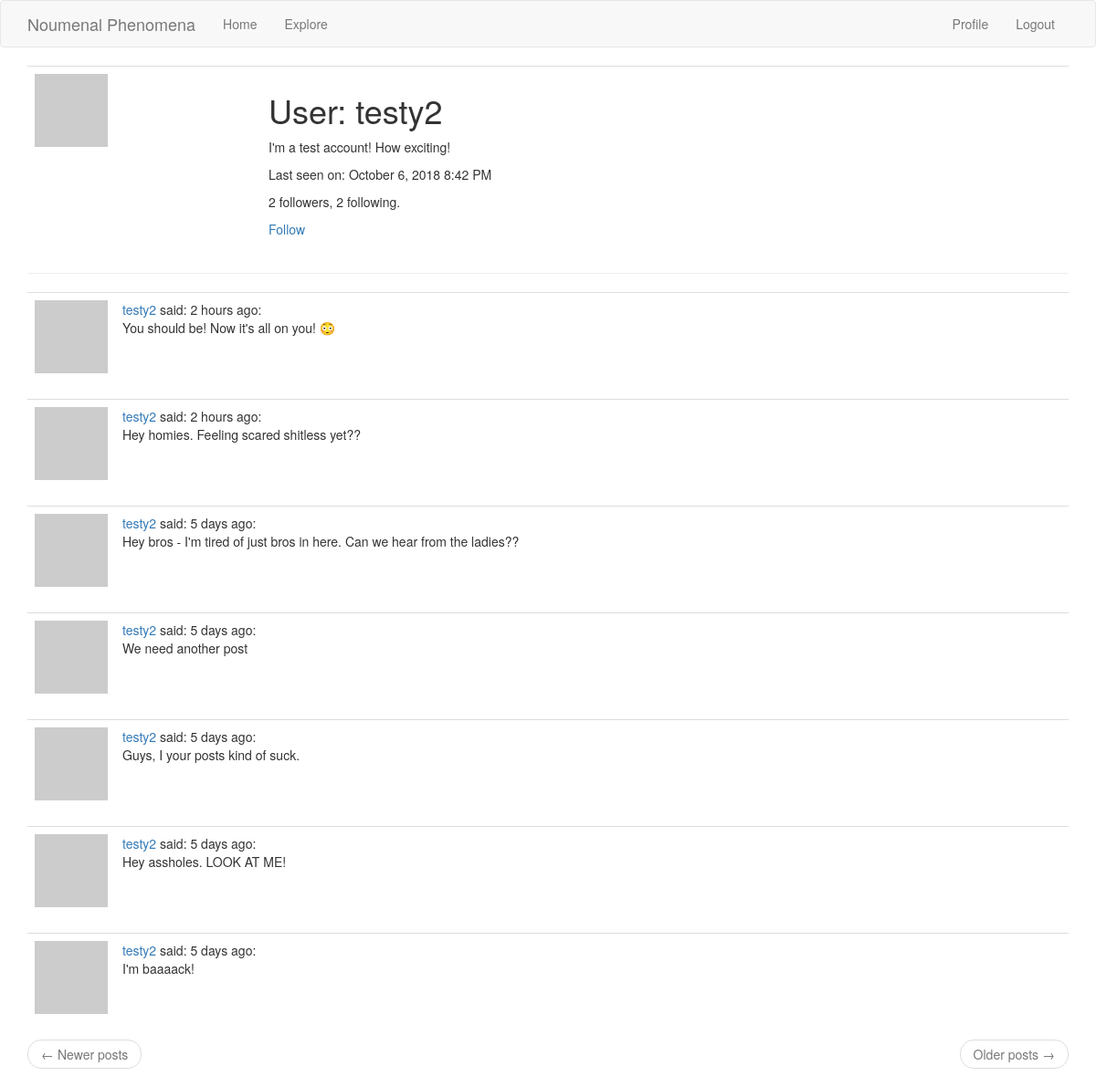
Page /user/testy2 (signed in) on the committed database.
### app/models.py (models this page shows, shortened)
class User(UserMixin, db.Model):
    id = db.Column(db.Integer, primary_key=True)
    username = db.Column(db.String(64), index=True, unique=True)
    email = db.Column(db.String(120), index=True, unique=True)
    password_hash = db.Column(db.String(128))
    posts = db.relationship('Post', backref='author', lazy='dynamic')
    about_me = db.Column(db.String(140))
    last_seen = db.Column(db.DateTime, default=datetime.utcnow)
    followed = db.relationship(
        'User', secondary=followers,
        primaryjoin=(followers.c.follower_id == id),
        secondaryjoin=(followers.c.followed_id == id),
        backref=db.backref('followers', lazy='dynamic'), lazy='dynamic')
    def avatar(self, size):
        digest = md5(self.email.lower().encode('utf-8')).hexdigest()
        return 'https://www.gravatar.com/avatar/{}?d=identicon&s={}'.format(
            digest, size)
    def is_following(self, user):
        return self.followed.filter(
            followers.c.followed_id == user.id).count() > 0

class Post(db.Model):
    id = db.Column(db.Integer, primary_key=True)
    body = db.Column(db.String(140))
    timestamp = db.Column(db.DateTime, index=True, default=datetime.utcnow)
    user_id = db.Column(db.Integer, db.ForeignKey('user.id'))

### app/routes.py (the view)
@app_var.route('/user/<username>')
@login_required
def user(username):  # the dynamic component is passed into this function
    user = User.query.filter_by(username=username).first_or_404()
    page = request.args.get('page', 1, type=int)
    posts = user.posts.order_by(Post.timestamp.desc()).paginate(
        page, app_var.config['POSTS_PER_PAGE'], False
    )
    next_url = url_for('user', username=user.username, page=posts.next_num) \
        if posts.has_next else None
    prev_url = url_for('user', username=user.username, page=posts.prev_num) \
        if posts.has_prev else None
    return render_template('user.html', user=user, posts=posts.items,
                           next_url=next_url, prev_url=prev_url)

### app/models.py (called while the page is built)
@login.user_loader
def load_user(id):
    return User.query.get(int(id))

### app/routes.py (called while the page is built)
@app_var.before_request
def before_request():
    if current_user.is_authenticated:
        current_user.last_seen = datetime.utcnow()
        db.session.commit()

### app/templates/user.html
{% extends "base.html" %}
{% block app_content %}
<table class='table table-hover'>
    <tr>
        <td width='256px'><img src="{{ user.avatar(256) }}"></td>
        <td>
            <h1>User: {{ user.username }}</h1>
            {% if user.about_me %}<p>{{ user.about_me }}</p>{% endif %}
            {% if user.last_seen %}<p>Last seen on: {{ moment(user.last_seen).format('LLL') }}</p>{% endif %}
            <p>{{ user.followers.count() }} followers, {{ user.followed.count() }} following.</p>
            {% if user == current_user %}
            <p><a href="{{ url_for('edit_profile') }}">Edit your profile</a></p>
            {% elif not current_user.is_following(user) %}
            <p><a href="{{ url_for('follow', username=user.username) }}">Follow</a></p>
            {% else %}
            <p><a href="{{ url_for('unfollow', username=user.username) }}">Unfollow</a></p>
            {% endif %}
        </td>
    </tr>
</table>
<hr>
{% for post in posts %}
{% include '_post.html' %}
{% endfor %}
<nav aria-label="...">
    <ul class="pager">
        <li class="previous{% if not prev_url %} disabled{% endif %}">
            <a href="{{ prev_url or '#' }}">
                <span aria-hidden="true">&larr;</span> Newer posts
            </a>
        </li>
        <li class="next{% if not next_url %} disabled{% endif %}">
            <a href="{{ next_url or '#' }}">
                Older posts <span aria-hidden="true">&rarr;</span>
            </a>
        </li>
    </ul>
</nav>
{% endblock %}

### app/templates/_post.html
<table class='table table-hover'>
    <tr>
        <td width='70px'>
            <a href="{{ url_for('user', username=post.author.username) }}">
                <img src="{{ post.author.avatar(70) }}">
            </a>
        </td>
        <td>
            <a href="{{ url_for('user', username=post.author.username)}}">
                {{ post.author.username }}
            </a>
            said: {{ moment(post.timestamp).fromNow() }}:
            <br>
            {{ post.body }}
        </td>
    </tr>
</table>

### rows in the picture
User: username "testy2", about_me "I'm a test account! How exciting!", last_seen "October 6, 2018 8:42 PM"
Post: author.username "testy2", timestamp "2 hours ago", body "You should be! Now it's all on you! 😳"
Post: author.username "testy2", timestamp "2 hours ago", body "Hey homies. Feeling scared shitless yet??"
Post: author.username "testy2", timestamp "5 days ago", body "Hey bros - I'm tired of just bros in here. Can we hear from the ladies??"
Post: author.username "testy2", timestamp "5 days ago", body "We need another post"
Post: author.username "testy2", timestamp "5 days ago", body "Guys, I your posts kind of suck."
Post: author.username "testy2", timestamp "5 days ago", body "Hey assholes. LOOK AT ME!"
Post: author.username "testy2", timestamp "5 days ago", body "I'm baaaack!"

### other values in the picture
{{ user.followers.count() }} "2"
{{ user.followed.count() }} "2"
